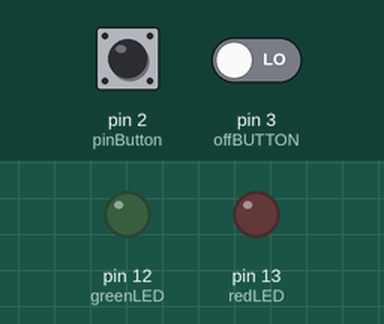
This sketch was run on a simulated Arduino Uno, built with avr-gcc and run on an emulated ATmega328P. Parts: output pins drawn as LEDs (lit = HIGH). The test bench sets the inputs (shaded band); at power-on: pin 2 (pinButton) LOW, pin 3 (offBUTTON) LOW. What the sketch prints to the serial monitor is not drawn.

Above: at 1.2 s.
1.3 s: pin 2 (pinButton) pulled HIGH for 0.15 s
At 2.2 s:
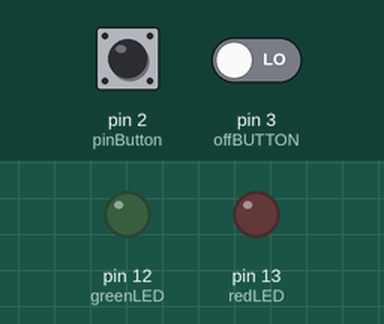
2.9 s: pin 2 (pinButton) pulled HIGH for 3.2 s
At 3.3 s:
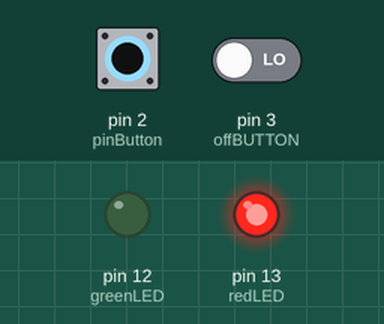
7.6 s: pin 2 (pinButton) driven HIGH and pin 3 (offBUTTON) driven HIGH
At 9.0 s:
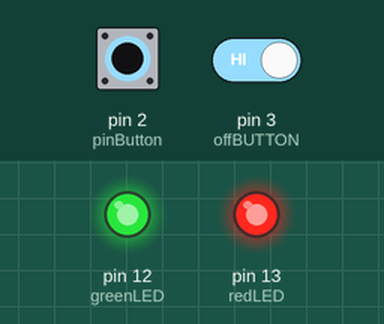
10.1 s: pin 2 (pinButton) driven LOW
At 10.9 s:
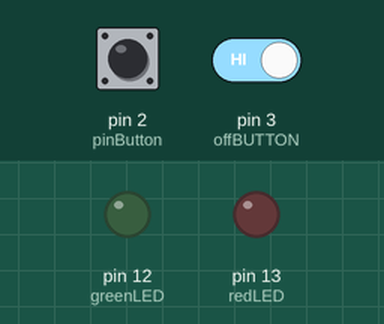
Timing chart, 0 to 13.0 s (numbered marks = the images above; inputs shaded):
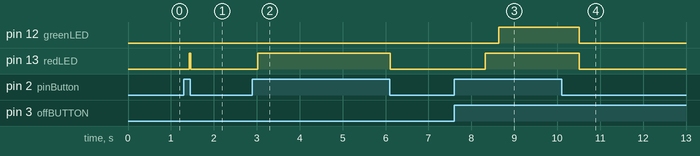

Measured:
- after the input at 1.3 s, pin 13 (redLED): LOW → HIGH after 0.12 s, → LOW 0.04 s later
- after the input at 2.9 s, pin 13 (redLED): LOW → HIGH after 0.13 s, → LOW 3.1 s later
- after the input at 7.6 s, pin 12 (greenLED): LOW → HIGH after 1.0 s; pin 13 (redLED): LOW → HIGH after 0.72 s
- after the input at 10.1 s, pin 12 (greenLED), pin 13 (redLED): HIGH → LOW after 0.41 s

The sketch:

DRD_Doorbell_Code.ino
```cpp
#include <SoftwareSerial.h>
#include "String.h"

char send_val = ' ';
//const int RxD = 8;
//const int TxD =7;
const int pinButton = 2;
const int greenLED = 12;
const int redLED = 13;
const int offBUTTON = 3;

SoftwareSerial  BTSerial(7, 8); //RXD TXD

int val = 0;
int old_val = 0;
int state = 0;

int val2 = 0;
int old_val2 = 0;
int activeState = 0;

boolean active;

void setup() {
BTSerial.begin(9600);
Serial.begin(9600);
pinMode (pinButton, INPUT);
pinMode(greenLED, OUTPUT);
pinMode(redLED, OUTPUT);
pinMode(offBUTTON, INPUT);
//pinMode(RxD,INPUT);
//pinMode(TxD,OUTPUT);
}

void loop() {
int state;
int activeState;


val2 = digitalRead(offBUTTON);
activeState = digitalRead(offBUTTON);

val = digitalRead(pinButton);
state = digitalRead(pinButton);


if (activeState == HIGH) {
  if (active == true) {
    active = false;
  }
  else{
  if(active == false){
    active = true;
  }
  }
  delay(300);
}


if (state == HIGH && active == true)
{
  send_val = '1';
  BTSerial.println(send_val); //Data to be transmitted over Bluetooth
  Serial.print(send_val);
}
else
{
  send_val = '0';
  BTSerial.println(send_val); //Data to be transmitted over Bluetooth
  Serial.print(send_val);
  // Do Nothing
}

if ((val == HIGH) && (old_val == LOW)){
state = 1 - state;
delay(100);
}
old_val = val;

if (state == 1) {
if (active == true) {
digitalWrite(greenLED, HIGH); // turn LED ON
}
else {
  digitalWrite(redLED, HIGH);
}
} else {
digitalWrite(greenLED, LOW);
digitalWrite(redLED, LOW);
}


delay(10);
}
```
